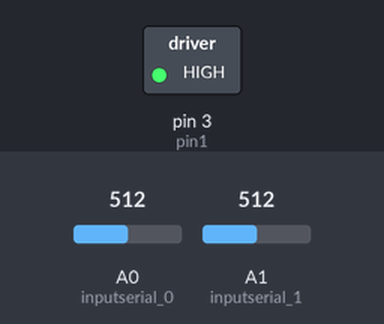
Bench run of a sketch on a simulated Arduino Uno, built with avr-gcc and run on an emulated ATmega328P. Parts: switched loads named in the sketch (green lamp = pin HIGH). The inputs (shaded band) are chosen by the test bench; at power-on: A0 (inputserial_0) = 512, A1 (inputserial_1) = 512. What the sketch prints to the serial monitor is not drawn.

Above: at 0.1 s.
Timing chart, 0 to 1.6 s (numbered marks = the images above):
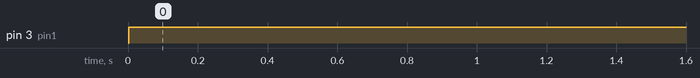

Measured:
- by itself, pin 3 (pin1): LOW → HIGH at 0.00 s

The sketch:

Test_Motor_with_two_re.ino
```cpp
/*test motor with if...else*/

int pin1=3;

/*Abnout input*/
int inputserial_0 = A0;
float readvalue_0 = 0;
float voltage_0 = 0;

int inputserial_1 = A1;
float readvalue_1 = 0;
float voltage_1 = 0;


void setup()
{
  pinMode(pin1,OUTPUT);
  Serial.begin(1200);

}

void loop()
{

  readvalue_0=analogRead(inputserial_0);
  voltage_0=(readvalue_0+1)*5/1024;
  Serial.print("The voltage_0 is:");
  Serial.println(voltage_0);

  readvalue_1=analogRead(inputserial_1);
  voltage_1=(readvalue_1+1)*5/1024;
  Serial.print("The voltage_1 is:");
  Serial.println(voltage_1);

  if( voltage_0<voltage_1/2-0.15 || voltage_0>voltage_1/2)
  {
    analogWrite(pin1,255);
  }
  if(voltage_0>=voltage_1/2-0.15 && voltage_0<=voltage_1/2)
  {
    digitalWrite(pin1,LOW);
  }
  delay(1000);
}
```
